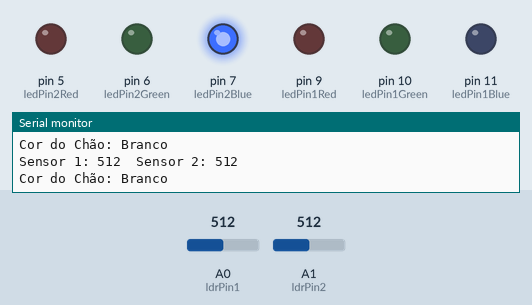
This sketch was run on a simulated Arduino Uno, built with avr-gcc and run on an emulated ATmega328P. Shown: output pins drawn as LEDs (lit = HIGH), the last lines printed to the serial monitor. The test bench sets the inputs (shaded band); at power-on: A0 (ldrPin1) = 512, A1 (ldrPin2) = 512.

Above: at 1.2 s.
1.3 s: A0 (ldrPin1) set to 482
At 2.4 s:
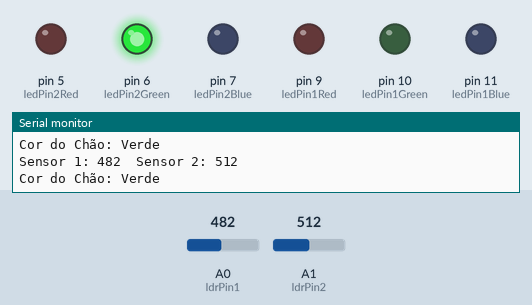
3.1 s: A1 (ldrPin2) set to 492
At 4.3 s:
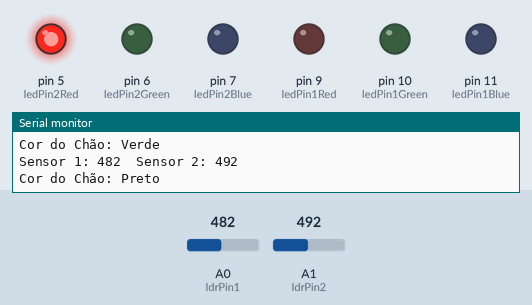
5.2 s: A1 (ldrPin2) set to 510
At 6.2 s:
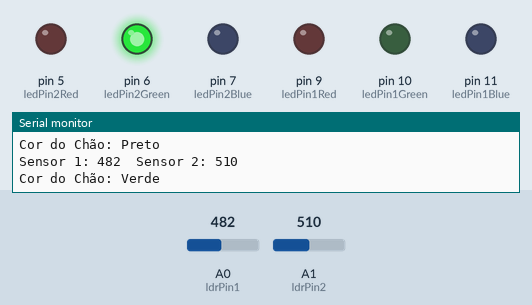
7.3 s: A1 (ldrPin2) set to 490
At 9.3 s:
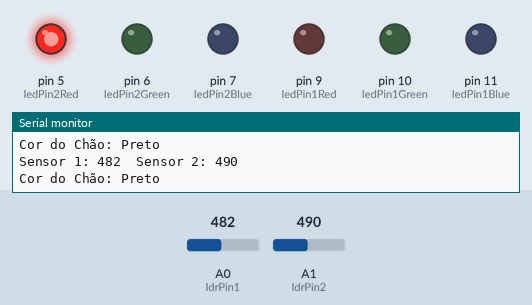
Timing chart, 0 to 10.4 s (numbered marks = the images above; inputs shaded):
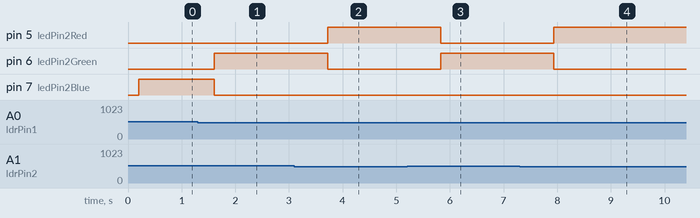

Measured:
- the behaviour switches between 501 and 500 on A0 (ldrPin1) (found by bisection; images 0 and 1)
- the behaviour switches between 501 and 500 on A1 (ldrPin2) (found by bisection; images 1 and 2)
- after the input at 1.3 s, pin 6 (ledPin2Green): LOW → HIGH after 0.31 s; pin 7 (ledPin2Blue): HIGH → LOW after 0.31 s
- after the input at 3.1 s, pin 5 (ledPin2Red): LOW → HIGH after 0.62 s; pin 6 (ledPin2Green): HIGH → LOW after 0.62 s
- after the input at 5.2 s, pin 5 (ledPin2Red): HIGH → LOW after 0.63 s; pin 6 (ledPin2Green): LOW → HIGH after 0.63 s
- after the input at 7.3 s, pin 5 (ledPin2Red): LOW → HIGH after 0.64 s; pin 6 (ledPin2Green): HIGH → LOW after 0.64 s

The sketch:

sketch_jun10a.ino
```cpp
// Definindo os pinos dos sensores LDR
const int ldrPin1 = A0;
const int ldrPin2 = A1;

// Definindo os pinos dos LEDs RGB
const int ledPin1Red = 9;
const int ledPin1Green = 10;
const int ledPin1Blue = 11;
const int ledPin2Red = 5;
const int ledPin2Green = 6;
const int ledPin2Blue = 7;

// Definindo variáveis para armazenar os valores dos sensores LDR
int ldrValue1 = 0;
int ldrValue2 = 0;

// Definindo variável para armazenar a cor do chão
int groundColor = 0;

// Função para calcular a média dos valores lidos pelo sensor LDR
float calculateAverage(int sensorPin) {
  int sum = 0;
  int readings = 10;  // número de leituras para a média

  for (int i = 0; i < readings; i++) {
    sum += analogRead(sensorPin);
    delay(10);
  }

  return (float)sum / readings;
}

// Função para desligar todos os LEDs
void turnOffLEDs() {
  digitalWrite(ledPin1Red, LOW);
  digitalWrite(ledPin1Green, LOW);
  digitalWrite(ledPin1Blue, LOW);
  digitalWrite(ledPin2Red, LOW);
  digitalWrite(ledPin2Green, LOW);
  digitalWrite(ledPin2Blue, LOW);
}

// Função para atualizar a cor do LED RGB 1
void updateLED1(int color) {
  turnOffLEDs();
  if (color == 0) {
    digitalWrite(ledPin1Red, HIGH);
  } else if (color == 1) {
    digitalWrite(ledPin1Green, HIGH);
  } else if (color == 2) {
    digitalWrite(ledPin1Blue, HIGH);
  }
}

// Função para atualizar a cor do LED RGB 2
void updateLED2(int color) {
  turnOffLEDs();
  if (color == 0) {
    digitalWrite(ledPin2Red, HIGH);
  } else if (color == 1) {
    digitalWrite(ledPin2Green, HIGH);
  } else if (color == 2) {
    digitalWrite(ledPin2Blue, HIGH);
  }
}

void setup() {
  // Configurando os pinos dos LEDs RGB como saída
  pinMode(ledPin1Red, OUTPUT);
  pinMode(ledPin1Green, OUTPUT);
  pinMode(ledPin1Blue, OUTPUT);
  pinMode(ledPin2Red, OUTPUT);
  pinMode(ledPin2Green, OUTPUT);
  pinMode(ledPin2Blue, OUTPUT);

  // Inicializando a comunicação serial
  Serial.begin(9600);
}

void loop() {
  // Lendo os valores dos sensores LDR
  ldrValue1 = calculateAverage(ldrPin1);
  ldrValue2 = calculateAverage(ldrPin2);

  // Exibindo os valores lidos no monitor serial
  Serial.print("Sensor 1: ");
  Serial.print(ldrValue1);
  Serial.print("\tSensor 2: ");
  Serial.println(ldrValue2);

  // Verificando a cor do chão com base nos valores dos sensores LDR
  if (ldrValue1 > 500 && ldrValue2 > 500) {
    // Chão Branco
    groundColor = 2;
    updateLED1(2);  // Azul
    updateLED2(2);  // Azul
  } else if (ldrValue1 > 500 || ldrValue2 > 500) {
    // Chão Verde
    groundColor = 1;
    updateLED1(1);  // Verde
    updateLED2(1);  // Verde
  } else {
    // Chão Preto
    groundColor = 0;
    updateLED1(0);  // Vermelho
    updateLED2(0);  // Vermelho
  }

  // Exibindo a cor do chão no monitor serial
  Serial.print("Cor do Chão: ");
  if (groundColor == 2) {
    Serial.println("Branco");
  } else if (groundColor == 1) {
    Serial.println("Verde");
  } else {
    Serial.println("Preto");
  }

  delay(500);  // Aguarda 0,5 segundos antes de fazer a próxima leitura
}
```
